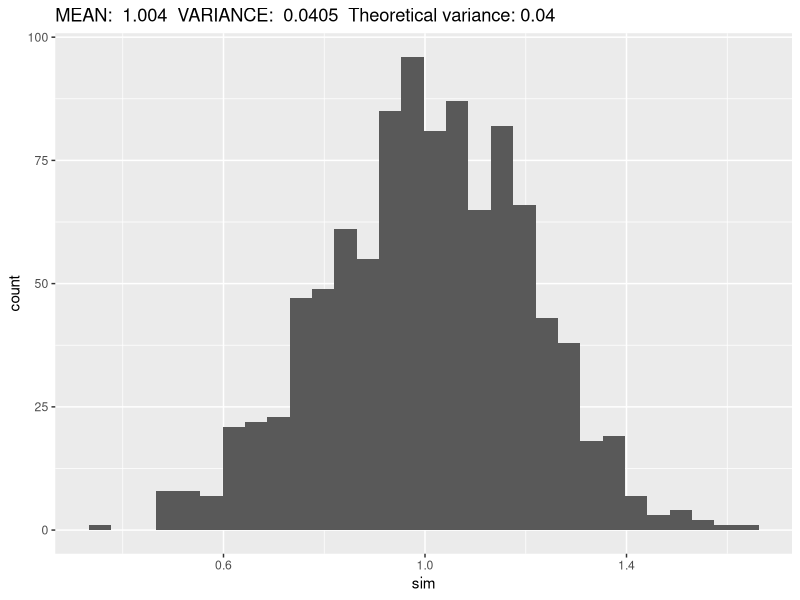
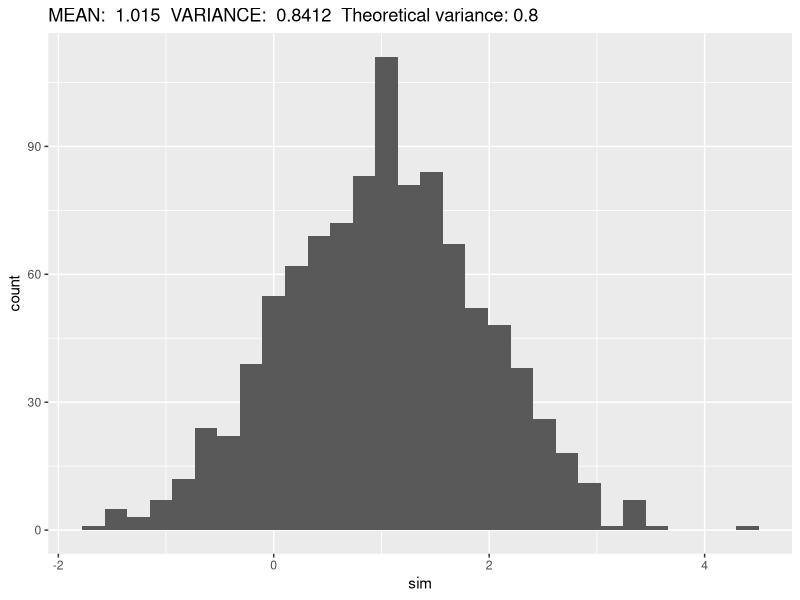
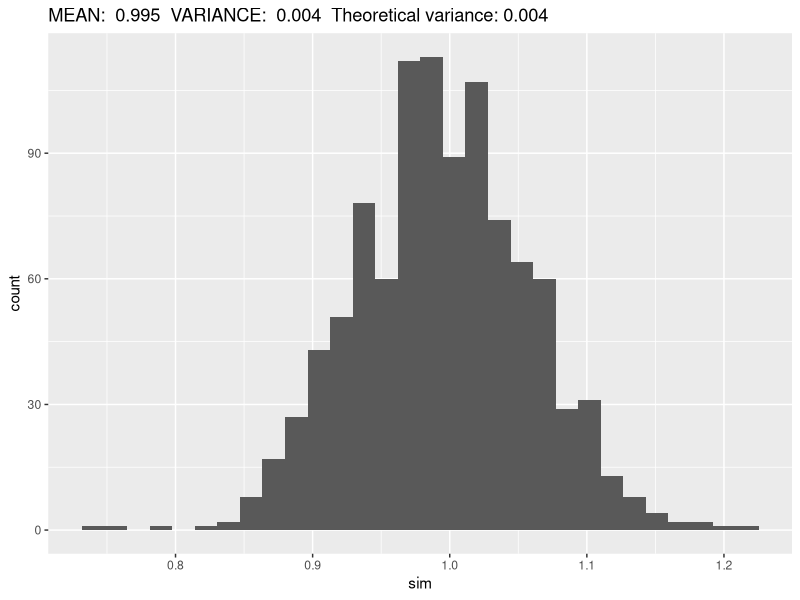
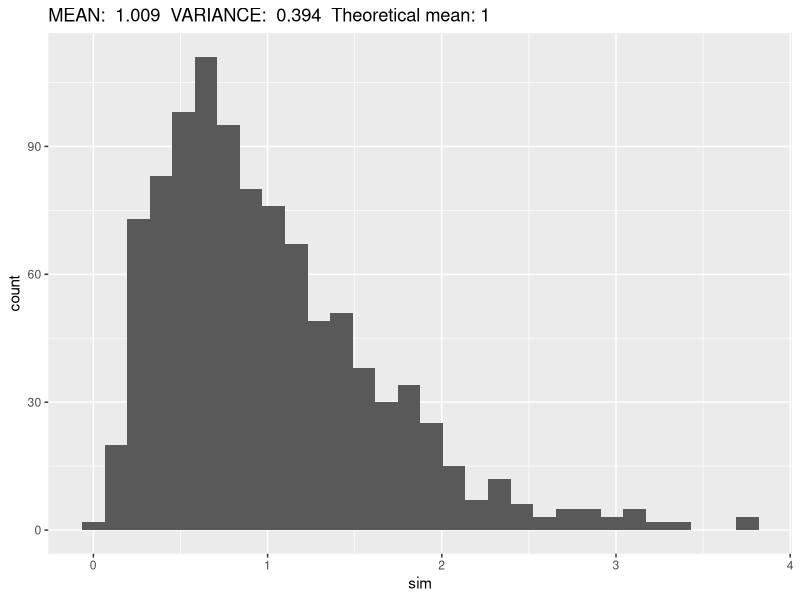
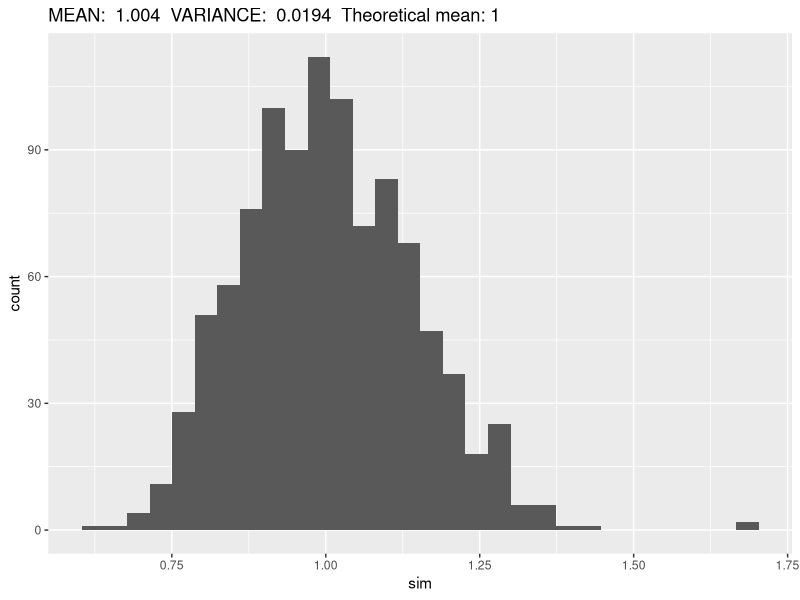
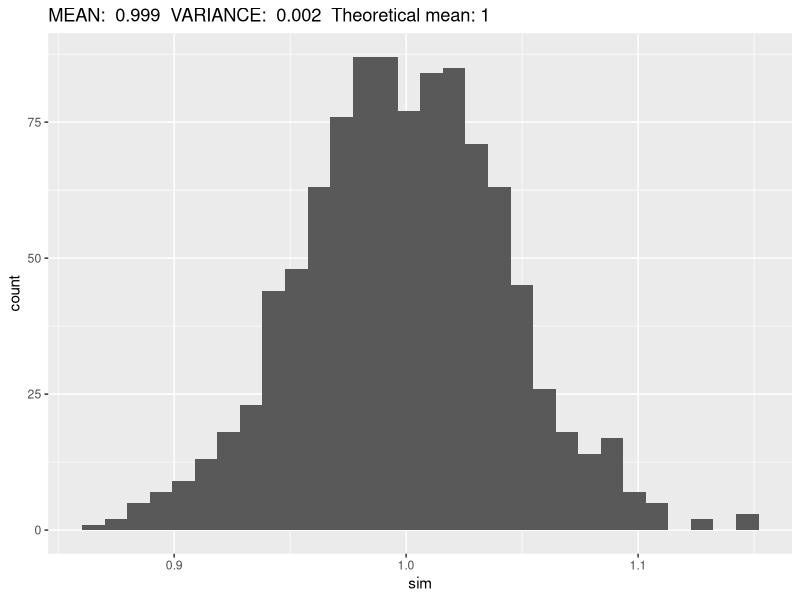

Generate these figures, in order, with R:
## ---- chunk 1
knitr::opts_chunk$set(echo = TRUE)
## ---- chunk 2
## SETUP

library(tidyverse)

## Mean simulation function
normmean <- function(iter, n, mean, sd){
  mean(rnorm(n = n,
             mean = mean,
             sd =  sd))
}
## Mean simulation function
normmean_simulation <- function(r, n, mean, sd){
  map_dbl(.x = 1:r,
          .f = normmean,
          n = n,
          mean = mean,
          sd = sd)
}


## ---- chunk 3
sim <- normmean_simulation(r = 1000,
                           n = 100, mean = 1, sd = 2 )

## Histogram
ggplot(mapping = aes(x = sim)) +
  geom_histogram(bins = 30) +
  labs(title = paste("MEAN: ", round(mean(sim),digits = 3),
                     " VARIANCE: ", round(var(sim),digits = 4),
                     " Theoretical variance:", 4/100))

## ---- chunk 4
sim <- normmean_simulation(r = 1000,
                           n = 5, mean = 1, sd = 2 )

## Histogram
ggplot(mapping = aes(x = sim)) +
  geom_histogram(bins = 30) +
  labs(title = paste("MEAN: ", round(mean(sim),digits = 3),
                     " VARIANCE: ", round(var(sim),digits = 4),
                     " Theoretical variance:", 4/5))

## ---- chunk 5
sim <- normmean_simulation(r = 1000,
                           n = 1000, mean = 1, sd = 2 )

## Histogram
ggplot(mapping = aes(x = sim)) +
  geom_histogram(bins = 30) +
  labs(title = paste("MEAN: ", round(mean(sim),digits = 3),
                     " VARIANCE: ", round(var(sim),digits = 4),
                     " Theoretical variance:", 4/1000))

## ---- chunk 6

## Random Chi squared
random_chisq <- function(iter, df, mean, sd){
  sum(rnorm(n = df,
            mean = mean,
            sd =  sd)^2)
}

## Chi^2 mean function
chimean <- function(iter, df, n, mean, sd){
  mean(map_dbl(1:n,
               .f = random_chisq,
               df = df,
               mean = mean,
               sd = sd))
  
}
## Chi^2 simulation function
chi_simulation <- function(r, df, n, mean, sd){
  map_dbl(.x = 1:r,
          .f = chimean,
          df = df,
          n = n,
          mean = mean,
          sd = sd)
}
## ---- chunk 7
sim <- chi_simulation(r = 1000,
                      n = 5,
                      df = 1, mean = 0, sd = 1 )

## Histogram
ggplot(mapping = aes(x = sim)) +
  geom_histogram(bins = 30) +
  labs(title = paste("MEAN: ", round(mean(sim),digits = 3),
                     " VARIANCE: ", round(var(sim),digits = 4),
                     " Theoretical mean:", 1))

## ---- chunk 8
sim <- chi_simulation(r = 1000,
                      n = 100,
                      df = 1, mean = 0, sd = 1 )

## Histogram
ggplot(mapping = aes(x = sim)) +
  geom_histogram(bins = 30) +
  labs(title = paste("MEAN: ", round(mean(sim),digits = 3),
                     " VARIANCE: ", round(var(sim),digits = 4),
                     " Theoretical mean:", 1))

## ---- chunk 9
sim <- chi_simulation(r = 1000,
                      n = 1000,
                      df = 1, mean = 0, sd = 1 )

## Histogram
ggplot(mapping = aes(x = sim)) +
  geom_histogram(bins = 30) +
  labs(title = paste("MEAN: ", round(mean(sim),digits = 3),
                     " VARIANCE: ", round(var(sim),digits = 4),
                     " Theoretical mean:", 1))

## ---- chunk 10
hyptest <- function(iter, n){
  sim <- map_dbl(.x = 1:n,
          .f = random_chisq,
          df = 1,
          mean = 0,
          sd = 1)

  t.test(sim, mu=1)$p.value
}
## ---- chunk 11
result_5 <- map_dbl(1:1000,
        .f = hyptest,
        n = 5)

mean(result_5 < 0.05)
## ---- chunk 12
result_100 <- map_dbl(1:100,
        .f = hyptest,
        n = 100)

print(mean(result_100 < 0.05), digits = 10)
## ---- chunk 13
result_1000 <- map_dbl(1:100,
        .f = hyptest,
        n = 1000)

print(mean(result_1000 < 0.05), digits = 10)
